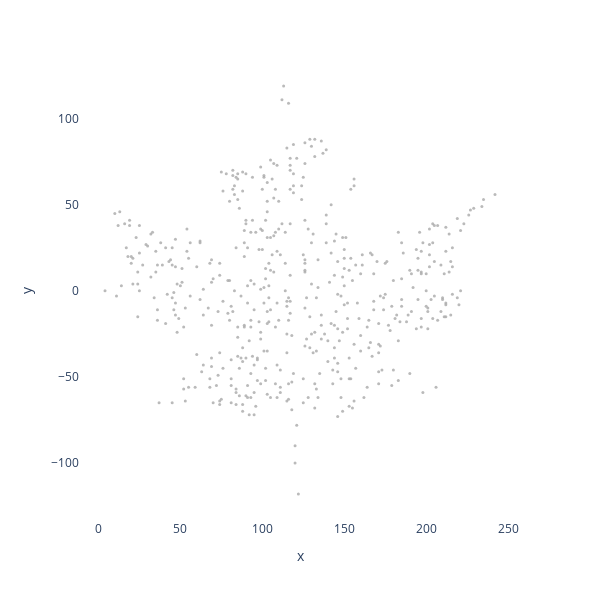

The notebook cell this image was saved under:
### Code cell
fig = px.scatter(df, x="x", y="y", width=600, height=600)

fig.update_layout(
    plot_bgcolor='white',
    paper_bgcolor='white',
    xaxis=dict(showgrid=False, visible=True),
    yaxis=dict(showgrid=False, visible=True),
)

fig.update_traces(marker=dict(size=3, color='darkgrey', opacity=0.8))

fig.show()

### Figure 1 — Plotly figure (JSON) as saved in the notebook; plotly's stock layout.template omitted (floating-point values rounded to 4 significant figures; data arrays with more than 128 entries replaced by an {"elided": "..."} marker saying what was removed)
{"data": [{"hovertemplate": "x=%{x}<br>y=%{y}<extra></extra>", "legendgroup": "", "marker": {"color": "darkgrey", "opacity": 0.8, "size": 3, "symbol": "circle"}, "mode": "markers", "name": "", "orientation": "v", "showlegend": false, "type": "scatter", "x": {"elided": "500 int values"}, "xaxis": "x", "y": {"elided": "500 int values"}, "yaxis": "y"}], "layout": {"height": 600, "legend": {"tracegroupgap": 0}, "margin": {"t": 60}, "paper_bgcolor": "white", "plot_bgcolor": "white", "width": 600, "xaxis": {"anchor": "y", "domain": [0, 1], "showgrid": false, "title": {"text": "x"}, "visible": true}, "yaxis": {"anchor": "x", "domain": [0, 1], "showgrid": false, "title": {"text": "y"}, "visible": true}}}
